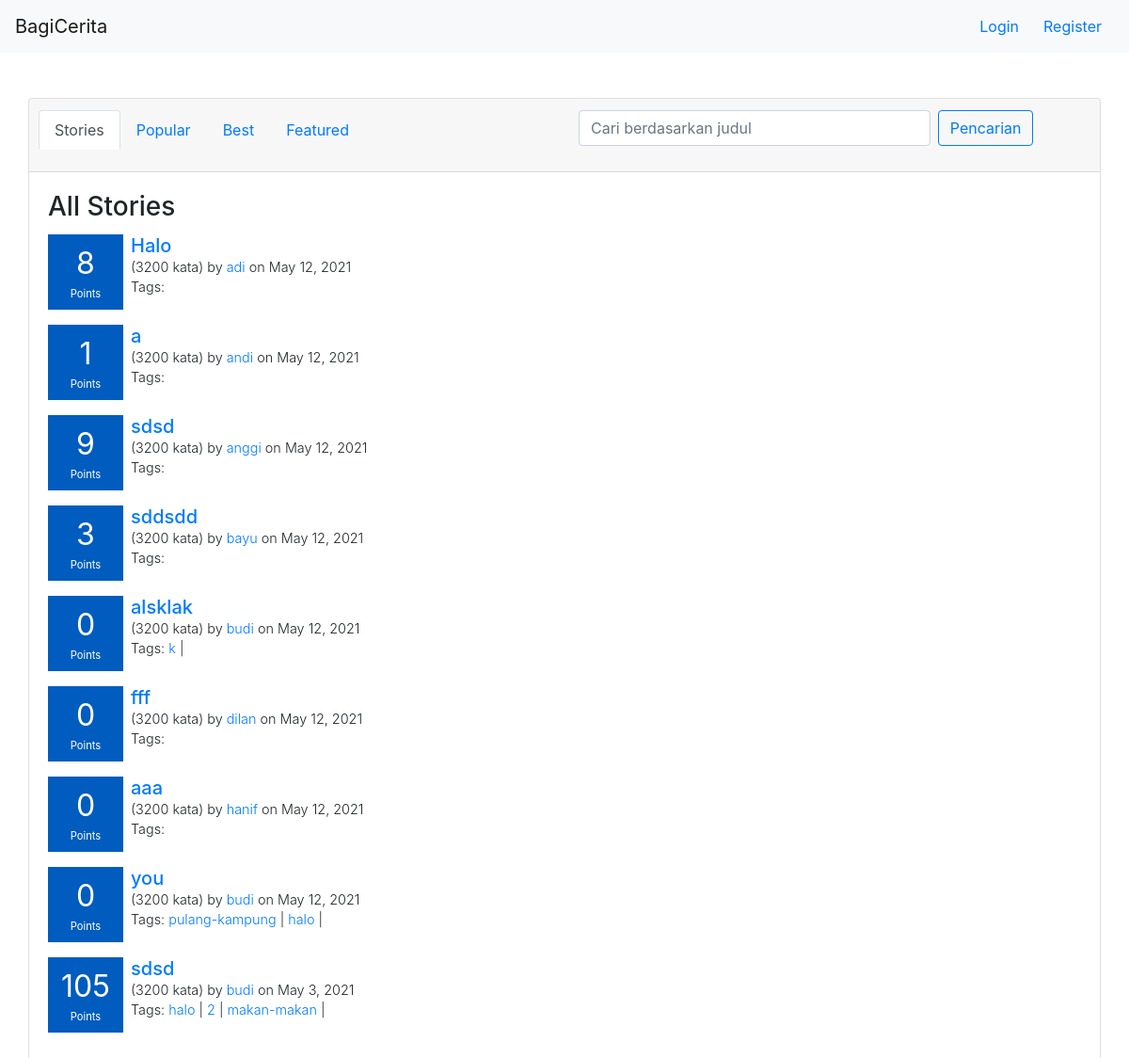
Screenshot of /stories/ with the database file from the repository.
### story/models.py (models this page shows, shortened)
class Story(models.Model):
    title = models.CharField(max_length=120,blank=True)
    date_posted = models.DateField(null=True, blank=True)
    content = models.TextField(blank=True,null=True)
    user = models.ForeignKey(User, on_delete=models.CASCADE,default=None)
    class Meta:
        ordering = ["-date_posted"]

class Tag(models.Model):
    name = models.CharField(max_length=120,blank=True)
    stories = models.ManyToManyField(Story)

### story/views.py (the view)
# urls.py: path('',stories_view,name="stories"),
def stories_view(request):
    context={
        "page":"stories"
    }
    stories = get_stories()
    if(request.GET.get('tag')):
        tag = request.GET.get('tag')
        stories = get_stories(search={"search_by":"tag","key":tag})
        context["page"] = "search-by-tag"
        context["tag"] = tag
    elif(request.GET.get("judul")):
        judul = request.GET.get("judul")
        stories = get_stories(search={"search_by":"judul","key":judul})
        context["page"] = "search-by-judul"
        context["judul"] = judul
    context["stories"] = stories
    return render(request,"story/stories.html",context)

### bagicerita/context_processor.py (called while the page is built)
def get_auth_form(request):
    registerForm = UserCreationForm()
    return{
        'register_form':registerForm
    }

def check_if_logged_in(request):
    if request.user.is_authenticated:
        return{
            'logged_in':True,
            'username':request.user.username
        }
    else:
        return {
            'logged_in':False
        }

### bagicerita/helpers.py (called while the page is built)
def get_story(story):
    story.tags = story.tag_set.all()
    story = calculate_story_rating(story)
    return story

def calculate_story_rating(story):
    comments = story.comment_set.filter(replied_comment_id=0)
    story_rating=0
    for comment in comments:
        story_rating+=comment.rating
    story.rating = story_rating
    return story

### story/templatetags/story_tags.py (called while the page is built)
@register.inclusion_tag('story/story_box.html')
def story_box_tag(story):
    return {'story':story}

### templates/story/stories.html (shortened to what this page needs)
{% extends 'base.html' %}
{% load story_tags %}
{% block content %}
    {% include 'navbar.html' %}
    <div class="container">
        <div class="row mt-5">
            <div class="card" style="width: 100%">
                <div class="card-header">
                    <div class="row">
                       <div class="col-lg-6 mb-4">
                            <ul class="nav nav-tabs card-header-tabs">
                                <li class="nav-item">
                                    <a class="nav-link {% if page == 'stories' %} active {% endif %}" aria-current="true" href="/stories">Stories</a>
                                </li>
                                <li class="nav-item">
                                    <a class="nav-link {% if page == 'popular' %} active {% endif %} " href="/stories/popular">Popular</a>
                                </li>
                                <li class="nav-item">
                                    <a class="nav-link {% if page == 'best' %} active {% endif %}" href="/stories/best">Best</a>
                                </li>
                                <li class="nav-item">
                                    <a class="nav-link {% if page == 'featured' %} active {% endif %}" href="/stories/featured">Featured</a>
                                </li>
                            </ul>
                       </div>
                       <div class="col-lg-6">
                            <form method="GET" class="form-inline">
                                <input name="judul" class="searchbar form-control mr-2" type="text" placeholder="Cari berdasarkan judul" aria-label="Search">
                                <button class="btn btn-outline-primary" type="submit">Pencarian</button>
                            </form>
                       </div>
                    </div>
                </div>
                <div class="card-body">
                    <h3 class="card-title">
                        {%if page == "stories" %}
                            All Stories
                        {%elif page == "popular" %}
                            Popular Stories
                        {%elif page == "best" %}
                            Best Stories
                        {%elif page == "search-by-tag" %}
                            Tag: {{tag}}
                        {%elif page == "search-by-judul" %}
                            Judul: {{judul}}
                        {%else %}
                            Featured Stories
                        {% endif %}
                    </h3>
                    {% for story in stories %}
                        {% story_box_tag story %}
                    {% endfor %}
                </div>
            </div>
        </div>
    </div>
{% endblock %}

### templates/story/story_box.html
<div class="story-box mb-3">
    <div class="score-box mr-2">
        <div class="points-number text-center mb-0">{{story.rating}}</div>
        <div class="points-text text-center">Points</div>
    </div>
    <div class="info">
        <h5 class="mb-0"><a href="/stories/{{story.id}}">{{story.title}}</a></h5>
        <span class="text-story-info text font-weight-light">(3200 kata) by <a href="/user/{{story.user.username}}/profile">{{story.user.username}}</a> on {{story.date_posted}}</span>
        <span class="text-story-info text tags font-weight-light">Tags:
            {% for tag in  story.tags%}
                <a href="/stories?tag={{tag.name}}">{{tag.name}}</a> |
            {% endfor %}
        </span>
    </div>
</div>

### static/style.css (style rules this page uses)
.score-box { background-color: #0b6623; background-color: #005CBF; color: white; height: 80px; width: 80px; display: flex; justify-content: center; align-items: center; flex-direction: column; }
.points-number { font-size: 2em; }
.points-text { font-size: 0.7em; }
.story-box { width: 100%; display: flex; }
.story-box .score-box { max-height: 90px; }
.text-story-info { display: block; font-size: 0.9em; }
.searchbar { width: 70% !important; }

### rows the page displays
Story: rating "8", title "Halo", user.username "adi", date_posted "May 12, 2021"
Story: rating "1", title "a", user.username "andi", date_posted "May 12, 2021"
Story: rating "9", title "sdsd", user.username "anggi", date_posted "May 12, 2021"
Story: rating "3", title "sddsdd", user.username "bayu", date_posted "May 12, 2021"
Story: rating "0", title "alsklak", user.username "budi", date_posted "May 12, 2021"
Tag: name "k"
Story: rating "0", title "fff", user.username "dilan", date_posted "May 12, 2021"
Story: rating "0", title "aaa", user.username "hanif", date_posted "May 12, 2021"
Story: rating "0", title "you", user.username "budi", date_posted "May 12, 2021"
Tag: name "pulang-kampung"
Tag: name "halo"
Story: rating "105", title "sdsd", user.username "budi", date_posted "May 3, 2021"
Tag: name "2"
Tag: name "makan-makan"
